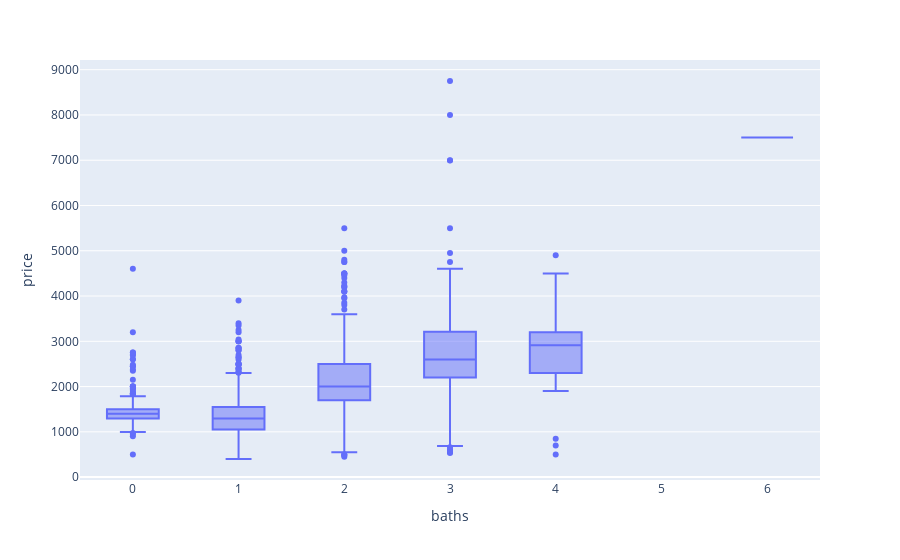

The notebook cell this image was saved under:
### Code cell
column_to_plot = 'baths'
df_exp = df_total.groupby([column_to_plot]).agg({'city': 'count', 'price':'mean'}).reset_index()
fig = px.box(df_total, x=column_to_plot, y='price')
fig.show()

### Figure 1 — Plotly figure (JSON) as saved in the notebook; plotly's stock layout.template omitted (floating-point values rounded to 4 significant figures; data arrays with more than 128 entries replaced by an {"elided": "..."} marker saying what was removed)
{"data": [{"alignmentgroup": "True", "hovertemplate": "baths=%{x}<br>price=%{y}<extra></extra>", "legendgroup": "", "marker": {"color": "#636efa"}, "name": "", "notched": false, "offsetgroup": "", "orientation": "v", "showlegend": false, "type": "box", "x": {"elided": "2200 int values"}, "x0": " ", "xaxis": "x", "y": {"elided": "2200 int values"}, "y0": " ", "yaxis": "y"}], "layout": {"boxmode": "group", "legend": {"tracegroupgap": 0}, "margin": {"t": 60}, "xaxis": {"anchor": "y", "domain": [0, 1], "title": {"text": "baths"}}, "yaxis": {"anchor": "x", "domain": [0, 1], "title": {"text": "price"}}}}
